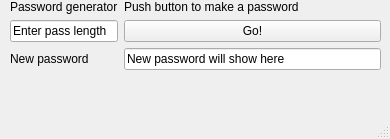
<?xml version="1.0" encoding="UTF-8"?>
<ui version="4.0">
 <class>MainWindow</class>
 <widget class="QMainWindow" name="MainWindow">
  <property name="geometry">
   <rect>
    <x>0</x>
    <y>0</y>
    <width>390</width>
    <height>139</height>
   </rect>
  </property>
  <property name="windowTitle">
   <string>MainWindow</string>
  </property>
  <widget class="QWidget" name="centralwidget">
   <widget class="QWidget" name="formLayoutWidget">
    <property name="geometry">
     <rect>
      <x>10</x>
      <y>0</y>
      <width>371</width>
      <height>91</height>
     </rect>
    </property>
    <layout class="QFormLayout" name="formLayout">
     <item row="0" column="0">
      <widget class="QLabel" name="infoLabel">
       <property name="text">
        <string>Password generator</string>
       </property>
      </widget>
     </item>
     <item row="0" column="1">
      <widget class="QLabel" name="infoLabel1">
       <property name="text">
        <string>Push button to make a password</string>
       </property>
      </widget>
     </item>
     <item row="1" column="0">
      <widget class="QLineEdit" name="inputField">
       <property name="inputMask">
        <string/>
       </property>
       <property name="text">
        <string>Enter pass length</string>
       </property>
      </widget>
     </item>
     <item row="1" column="1">
      <widget class="QPushButton" name="buttonToGo">
       <property name="text">
        <string>Go!</string>
       </property>
       <property name="autoDefault">
        <bool>false</bool>
       </property>
       <property name="default">
        <bool>false</bool>
       </property>
       <property name="flat">
        <bool>false</bool>
       </property>
      </widget>
     </item>
     <item row="2" column="0">
      <widget class="QLabel" name="newPassLabel">
       <property name="text">
        <string>New password</string>
       </property>
      </widget>
     </item>
     <item row="2" column="1">
      <widget class="QLineEdit" name="showNewPass">
       <property name="text">
        <string>New password will show here</string>
       </property>
      </widget>
     </item>
    </layout>
   </widget>
  </widget>
  <widget class="QMenuBar" name="menubar">
   <property name="geometry">
    <rect>
     <x>0</x>
     <y>0</y>
     <width>390</width>
     <height>22</height>
    </rect>
   </property>
  </widget>
  <widget class="QStatusBar" name="statusbar"/>
 </widget>
 <resources/>
 <connections/>
</ui>
